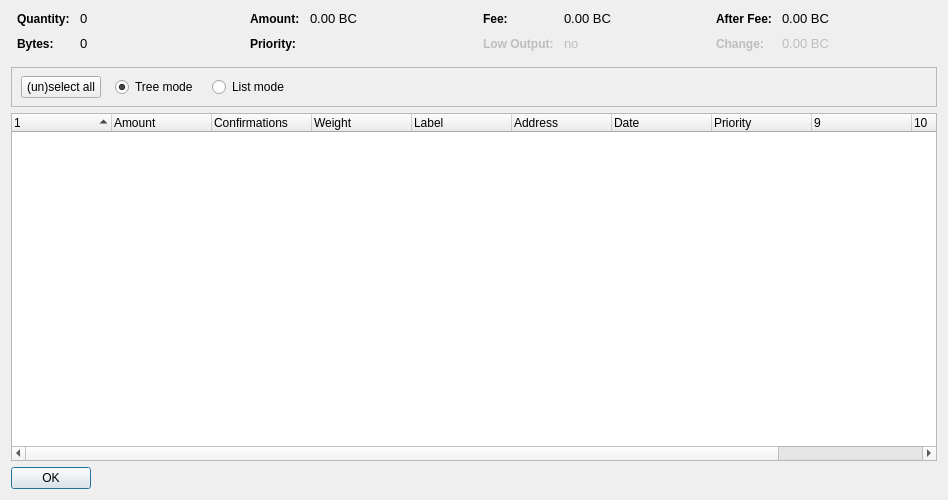
<?xml version="1.0" encoding="UTF-8"?>
<ui version="4.0">
 <class>CoinControlDialog</class>
 <widget class="QDialog" name="CoinControlDialog">
  <property name="geometry">
   <rect>
    <x>0</x>
    <y>0</y>
    <width>948</width>
    <height>500</height>
   </rect>
  </property>
  <property name="windowTitle">
   <string>Coin Control</string>
  </property>
  <layout class="QVBoxLayout" name="verticalLayout">
   <item>
    <layout class="QHBoxLayout" name="horizontalLayoutTop" stretch="0,0,0,0">
     <property name="topMargin">
      <number>0</number>
     </property>
     <property name="bottomMargin">
      <number>10</number>
     </property>
     <item>
      <layout class="QFormLayout" name="formLayoutCoinControl1">
       <property name="horizontalSpacing">
        <number>10</number>
       </property>
       <property name="verticalSpacing">
        <number>10</number>
       </property>
       <property name="leftMargin">
        <number>6</number>
       </property>
       <property name="rightMargin">
        <number>6</number>
       </property>
       <item row="0" column="0">
        <widget class="QLabel" name="labelCoinControlQuantityText">
         <property name="styleSheet">
          <string notr="true">font-weight:bold;</string>
         </property>
         <property name="text">
          <string>Quantity:</string>
         </property>
        </widget>
       </item>
       <item row="0" column="1">
        <widget class="QLabel" name="labelCoinControlQuantity">
         <property name="font">
          <font>
           <family>Tahoma</family>
           <pointsize>10</pointsize>
          </font>
         </property>
         <property name="cursor">
          <cursorShape>IBeamCursor</cursorShape>
         </property>
         <property name="contextMenuPolicy">
          <enum>Qt::ActionsContextMenu</enum>
         </property>
         <property name="text">
          <string notr="true">0</string>
         </property>
         <property name="textInteractionFlags">
          <set>Qt::LinksAccessibleByMouse|Qt::TextSelectableByKeyboard|Qt::TextSelectableByMouse</set>
         </property>
        </widget>
       </item>
       <item row="1" column="0">
        <widget class="QLabel" name="labelCoinControlBytesText">
         <property name="styleSheet">
          <string notr="true">font-weight:bold;</string>
         </property>
         <property name="text">
          <string>Bytes:</string>
         </property>
        </widget>
       </item>
       <item row="1" column="1">
        <widget class="QLabel" name="labelCoinControlBytes">
         <property name="font">
          <font>
           <family>Tahoma</family>
           <pointsize>10</pointsize>
          </font>
         </property>
         <property name="cursor">
          <cursorShape>IBeamCursor</cursorShape>
         </property>
         <property name="contextMenuPolicy">
          <enum>Qt::ActionsContextMenu</enum>
         </property>
         <property name="text">
          <string notr="true">0</string>
         </property>
         <property name="textInteractionFlags">
          <set>Qt::LinksAccessibleByMouse|Qt::TextSelectableByKeyboard|Qt::TextSelectableByMouse</set>
         </property>
        </widget>
       </item>
      </layout>
     </item>
     <item>
      <layout class="QFormLayout" name="formLayoutCoinControl2">
       <property name="horizontalSpacing">
        <number>10</number>
       </property>
       <property name="verticalSpacing">
        <number>10</number>
       </property>
       <property name="leftMargin">
        <number>6</number>
       </property>
       <property name="rightMargin">
        <number>6</number>
       </property>
       <item row="0" column="0">
        <widget class="QLabel" name="labelCoinControlAmountText">
         <property name="styleSheet">
          <string notr="true">font-weight:bold;</string>
         </property>
         <property name="text">
          <string>Amount:</string>
         </property>
        </widget>
       </item>
       <item row="0" column="1">
        <widget class="QLabel" name="labelCoinControlAmount">
         <property name="font">
          <font>
           <family>Tahoma</family>
           <pointsize>10</pointsize>
          </font>
         </property>
         <property name="cursor">
          <cursorShape>IBeamCursor</cursorShape>
         </property>
         <property name="contextMenuPolicy">
          <enum>Qt::ActionsContextMenu</enum>
         </property>
         <property name="text">
          <string notr="true">0.00 BC</string>
         </property>
         <property name="textInteractionFlags">
          <set>Qt::LinksAccessibleByMouse|Qt::TextSelectableByKeyboard|Qt::TextSelectableByMouse</set>
         </property>
        </widget>
       </item>
       <item row="1" column="0">
        <widget class="QLabel" name="labelCoinControlPriorityText">
         <property name="styleSheet">
          <string notr="true">font-weight:bold;</string>
         </property>
         <property name="text">
          <string>Priority:</string>
         </property>
        </widget>
       </item>
       <item row="1" column="1">
        <widget class="QLabel" name="labelCoinControlPriority">
         <property name="font">
          <font>
           <family>Tahoma</family>
           <pointsize>10</pointsize>
          </font>
         </property>
         <property name="cursor">
          <cursorShape>IBeamCursor</cursorShape>
         </property>
         <property name="contextMenuPolicy">
          <enum>Qt::ActionsContextMenu</enum>
         </property>
         <property name="text">
          <string/>
         </property>
         <property name="textInteractionFlags">
          <set>Qt::LinksAccessibleByMouse|Qt::TextSelectableByKeyboard|Qt::TextSelectableByMouse</set>
         </property>
        </widget>
       </item>
      </layout>
     </item>
     <item>
      <layout class="QFormLayout" name="formLayoutCoinControl3">
       <property name="horizontalSpacing">
        <number>10</number>
       </property>
       <property name="verticalSpacing">
        <number>10</number>
       </property>
       <property name="leftMargin">
        <number>6</number>
       </property>
       <property name="rightMargin">
        <number>6</number>
       </property>
       <item row="0" column="0">
        <widget class="QLabel" name="labelCoinControlFeeText">
         <property name="styleSheet">
          <string notr="true">font-weight:bold;</string>
         </property>
         <property name="text">
          <string>Fee:</string>
         </property>
        </widget>
       </item>
       <item row="0" column="1">
        <widget class="QLabel" name="labelCoinControlFee">
         <property name="font">
          <font>
           <family>Tahoma</family>
           <pointsize>10</pointsize>
          </font>
         </property>
         <property name="cursor">
          <cursorShape>IBeamCursor</cursorShape>
         </property>
         <property name="contextMenuPolicy">
          <enum>Qt::ActionsContextMenu</enum>
         </property>
         <property name="text">
          <string notr="true">0.00 BC</string>
         </property>
         <property name="textInteractionFlags">
          <set>Qt::LinksAccessibleByMouse|Qt::TextSelectableByKeyboard|Qt::TextSelectableByMouse</set>
         </property>
        </widget>
       </item>
       <item row="1" column="0">
        <widget class="QLabel" name="labelCoinControlLowOutputText">
         <property name="enabled">
          <bool>false</bool>
         </property>
         <property name="styleSheet">
          <string notr="true">font-weight:bold;</string>
         </property>
         <property name="text">
          <string>Low Output:</string>
         </property>
        </widget>
       </item>
       <item row="1" column="1">
        <widget class="QLabel" name="labelCoinControlLowOutput">
         <property name="enabled">
          <bool>false</bool>
         </property>
         <property name="font">
          <font>
           <family>Tahoma</family>
           <pointsize>10</pointsize>
          </font>
         </property>
         <property name="cursor">
          <cursorShape>IBeamCursor</cursorShape>
         </property>
         <property name="contextMenuPolicy">
          <enum>Qt::ActionsContextMenu</enum>
         </property>
         <property name="text">
          <string notr="true">no</string>
         </property>
         <property name="textInteractionFlags">
          <set>Qt::LinksAccessibleByMouse|Qt::TextSelectableByKeyboard|Qt::TextSelectableByMouse</set>
         </property>
        </widget>
       </item>
      </layout>
     </item>
     <item>
      <layout class="QFormLayout" name="formLayoutCoinControl4">
       <property name="horizontalSpacing">
        <number>10</number>
       </property>
       <property name="verticalSpacing">
        <number>10</number>
       </property>
       <property name="leftMargin">
        <number>6</number>
       </property>
       <property name="rightMargin">
        <number>6</number>
       </property>
       <item row="0" column="0">
        <widget class="QLabel" name="labelCoinControlAfterFeeText">
         <property name="styleSheet">
          <string notr="true">font-weight:bold;</string>
         </property>
         <property name="text">
          <string>After Fee:</string>
         </property>
        </widget>
       </item>
       <item row="0" column="1">
        <widget class="QLabel" name="labelCoinControlAfterFee">
         <property name="font">
          <font>
           <family>Tahoma</family>
           <pointsize>10</pointsize>
          </font>
         </property>
         <property name="cursor">
          <cursorShape>IBeamCursor</cursorShape>
         </property>
         <property name="contextMenuPolicy">
          <enum>Qt::ActionsContextMenu</enum>
         </property>
         <property name="text">
          <string notr="true">0.00 BC</string>
         </property>
         <property name="textInteractionFlags">
          <set>Qt::LinksAccessibleByMouse|Qt::TextSelectableByKeyboard|Qt::TextSelectableByMouse</set>
         </property>
        </widget>
       </item>
       <item row="1" column="0">
        <widget class="QLabel" name="labelCoinControlChangeText">
         <property name="enabled">
          <bool>false</bool>
         </property>
         <property name="styleSheet">
          <string notr="true">font-weight:bold;</string>
         </property>
         <property name="text">
          <string>Change:</string>
         </property>
        </widget>
       </item>
       <item row="1" column="1">
        <widget class="QLabel" name="labelCoinControlChange">
         <property name="enabled">
          <bool>false</bool>
         </property>
         <property name="font">
          <font>
           <family>Tahoma</family>
           <pointsize>10</pointsize>
          </font>
         </property>
         <property name="cursor">
          <cursorShape>IBeamCursor</cursorShape>
         </property>
         <property name="contextMenuPolicy">
          <enum>Qt::ActionsContextMenu</enum>
         </property>
         <property name="text">
          <string notr="true">0.00 BC</string>
         </property>
         <property name="textInteractionFlags">
          <set>Qt::LinksAccessibleByMouse|Qt::TextSelectableByKeyboard|Qt::TextSelectableByMouse</set>
         </property>
        </widget>
       </item>
      </layout>
     </item>
    </layout>
   </item>
   <item>
    <widget class="QFrame" name="frame">
     <property name="minimumSize">
      <size>
       <width>0</width>
       <height>40</height>
      </size>
     </property>
     <property name="frameShape">
      <enum>QFrame::StyledPanel</enum>
     </property>
     <property name="frameShadow">
      <enum>QFrame::Sunken</enum>
     </property>
     <widget class="QWidget" name="horizontalLayoutWidget">
      <property name="geometry">
       <rect>
        <x>10</x>
        <y>0</y>
        <width>781</width>
        <height>41</height>
       </rect>
      </property>
      <layout class="QHBoxLayout" name="horizontalLayoutPanel" stretch="0,0,0,0,0">
       <property name="spacing">
        <number>14</number>
       </property>
       <item>
        <widget class="QPushButton" name="pushButtonSelectAll">
         <property name="sizePolicy">
          <sizepolicy hsizetype="Maximum" vsizetype="Fixed">
           <horstretch>0</horstretch>
           <verstretch>0</verstretch>
          </sizepolicy>
         </property>
         <property name="text">
          <string>(un)select all</string>
         </property>
        </widget>
       </item>
       <item>
        <widget class="QRadioButton" name="radioTreeMode">
         <property name="sizePolicy">
          <sizepolicy hsizetype="Maximum" vsizetype="Fixed">
           <horstretch>0</horstretch>
           <verstretch>0</verstretch>
          </sizepolicy>
         </property>
         <property name="text">
          <string>Tree mode</string>
         </property>
         <property name="checked">
          <bool>true</bool>
         </property>
        </widget>
       </item>
       <item>
        <widget class="QRadioButton" name="radioListMode">
         <property name="sizePolicy">
          <sizepolicy hsizetype="Maximum" vsizetype="Fixed">
           <horstretch>0</horstretch>
           <verstretch>0</verstretch>
          </sizepolicy>
         </property>
         <property name="text">
          <string>List mode</string>
         </property>
        </widget>
       </item>
       <item>
        <spacer name="horizontalSpacer">
         <property name="orientation">
          <enum>Qt::Horizontal</enum>
         </property>
         <property name="sizeHint" stdset="0">
          <size>
           <width>40</width>
           <height>20</height>
          </size>
         </property>
        </spacer>
       </item>
      </layout>
     </widget>
    </widget>
   </item>
   <item>
    <widget class="CoinControlTreeWidget" name="treeWidget">
     <property name="contextMenuPolicy">
      <enum>Qt::CustomContextMenu</enum>
     </property>
     <property name="sortingEnabled">
      <bool>false</bool>
     </property>
     <property name="columnCount">
      <number>11</number>
     </property>
     <attribute name="headerShowSortIndicator" stdset="0">
      <bool>true</bool>
     </attribute>
     <attribute name="headerStretchLastSection">
      <bool>false</bool>
     </attribute>
     <column>
      <property name="text">
       <string/>
      </property>
     </column>
     <column>
      <property name="text">
       <string>Amount</string>
      </property>
     </column>
     <column>
      <property name="text">
       <string>Confirmations</string>
      </property>
      <property name="toolTip">
       <string>Confirmed</string>
      </property>
     </column>
     <column>
      <property name="text">
       <string>Weight</string>
      </property>
     </column>	 	 
     <column>
      <property name="text">
       <string>Label</string>
      </property>
     </column>
     <column>
      <property name="text">
       <string>Address</string>
      </property>
     </column>
     <column>
      <property name="text">
       <string>Date</string>
      </property>
     </column>
     <column>
      <property name="text">
       <string>Priority</string>
      </property>
     </column>
     <column>
      <property name="text">
       <string/>
      </property>
     </column>
     <column>
      <property name="text">
       <string/>
      </property>
     </column>
     <column>
      <property name="text">
       <string/>
      </property>
     </column>
     <column>
      <property name="text">
       <string/>
      </property>
     </column>
    </widget>
   </item>
   <item>
    <widget class="QDialogButtonBox" name="buttonBox">
     <property name="sizePolicy">
      <sizepolicy hsizetype="Maximum" vsizetype="Fixed">
       <horstretch>0</horstretch>
       <verstretch>0</verstretch>
      </sizepolicy>
     </property>
     <property name="orientation">
      <enum>Qt::Horizontal</enum>
     </property>
     <property name="standardButtons">
      <set>QDialogButtonBox::Ok</set>
     </property>
    </widget>
   </item>
  </layout>
 </widget>
 <customwidgets>
  <customwidget>
   <class>CoinControlTreeWidget</class>
   <extends>QTreeWidget</extends>
   <header>coincontroltreewidget.h</header>
  </customwidget>
 </customwidgets>
 <resources/>
 <connections/>
</ui>
